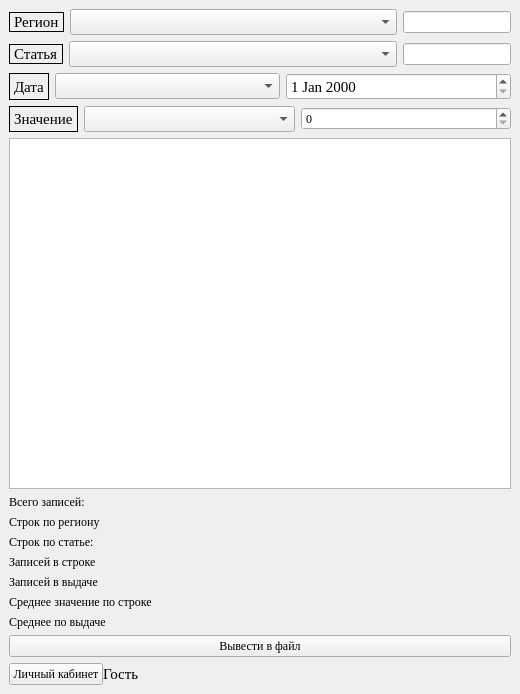
<?xml version="1.0" encoding="UTF-8"?>
<ui version="4.0">
 <class>MainWindow</class>
 <widget class="QMainWindow" name="MainWindow">
  <property name="windowModality">
   <enum>Qt::NonModal</enum>
  </property>
  <property name="geometry">
   <rect>
    <x>0</x>
    <y>0</y>
    <width>520</width>
    <height>694</height>
   </rect>
  </property>
  <property name="sizePolicy">
   <sizepolicy hsizetype="Minimum" vsizetype="Fixed">
    <horstretch>0</horstretch>
    <verstretch>0</verstretch>
   </sizepolicy>
  </property>
  <property name="font">
   <font>
    <family>Times New Roman</family>
    <pointsize>9</pointsize>
   </font>
  </property>
  <property name="contextMenuPolicy">
   <enum>Qt::DefaultContextMenu</enum>
  </property>
  <property name="acceptDrops">
   <bool>false</bool>
  </property>
  <property name="windowTitle">
   <string>Статистика</string>
  </property>
  <widget class="QWidget" name="centralwidget">
   <layout class="QVBoxLayout" name="verticalLayout">
    <item>
     <layout class="QHBoxLayout" name="horizontalLayout">
      <property name="sizeConstraint">
       <enum>QLayout::SetNoConstraint</enum>
      </property>
      <item>
       <widget class="QLabel" name="lblRegion">
        <property name="sizePolicy">
         <sizepolicy hsizetype="Maximum" vsizetype="Maximum">
          <horstretch>0</horstretch>
          <verstretch>0</verstretch>
         </sizepolicy>
        </property>
        <property name="font">
         <font>
          <family>Times New Roman</family>
          <pointsize>11</pointsize>
         </font>
        </property>
        <property name="frameShape">
         <enum>QFrame::Box</enum>
        </property>
        <property name="text">
         <string>Регион</string>
        </property>
        <property name="textFormat">
         <enum>Qt::PlainText</enum>
        </property>
       </widget>
      </item>
      <item>
       <widget class="QComboBox" name="cbRegion">
        <property name="sizePolicy">
         <sizepolicy hsizetype="Minimum" vsizetype="Preferred">
          <horstretch>0</horstretch>
          <verstretch>0</verstretch>
         </sizepolicy>
        </property>
        <property name="font">
         <font>
          <family>Times New Roman</family>
          <pointsize>11</pointsize>
         </font>
        </property>
       </widget>
      </item>
      <item>
       <widget class="QLineEdit" name="tbRegion">
        <property name="sizePolicy">
         <sizepolicy hsizetype="Maximum" vsizetype="Fixed">
          <horstretch>0</horstretch>
          <verstretch>0</verstretch>
         </sizepolicy>
        </property>
        <property name="maxLength">
         <number>32768</number>
        </property>
       </widget>
      </item>
     </layout>
    </item>
    <item>
     <layout class="QHBoxLayout" name="horizontalLayout_2">
      <item>
       <widget class="QLabel" name="lblPosition">
        <property name="sizePolicy">
         <sizepolicy hsizetype="Maximum" vsizetype="Maximum">
          <horstretch>0</horstretch>
          <verstretch>0</verstretch>
         </sizepolicy>
        </property>
        <property name="font">
         <font>
          <family>Times New Roman</family>
          <pointsize>11</pointsize>
         </font>
        </property>
        <property name="frameShape">
         <enum>QFrame::Box</enum>
        </property>
        <property name="text">
         <string>Статья</string>
        </property>
        <property name="textFormat">
         <enum>Qt::PlainText</enum>
        </property>
       </widget>
      </item>
      <item>
       <widget class="QComboBox" name="cbPosition">
        <property name="font">
         <font>
          <family>Times New Roman</family>
          <pointsize>11</pointsize>
         </font>
        </property>
       </widget>
      </item>
      <item>
       <widget class="QLineEdit" name="tbPosition">
        <property name="sizePolicy">
         <sizepolicy hsizetype="Maximum" vsizetype="Fixed">
          <horstretch>0</horstretch>
          <verstretch>0</verstretch>
         </sizepolicy>
        </property>
       </widget>
      </item>
     </layout>
    </item>
    <item>
     <layout class="QHBoxLayout" name="horizontalLayout_5">
      <item>
       <widget class="QLabel" name="lblDate">
        <property name="sizePolicy">
         <sizepolicy hsizetype="Maximum" vsizetype="Preferred">
          <horstretch>0</horstretch>
          <verstretch>0</verstretch>
         </sizepolicy>
        </property>
        <property name="font">
         <font>
          <family>Times New Roman</family>
          <pointsize>11</pointsize>
         </font>
        </property>
        <property name="frameShape">
         <enum>QFrame::Box</enum>
        </property>
        <property name="text">
         <string>Дата</string>
        </property>
       </widget>
      </item>
      <item>
       <widget class="QComboBox" name="cbDate">
        <property name="sizePolicy">
         <sizepolicy hsizetype="Preferred" vsizetype="Fixed">
          <horstretch>0</horstretch>
          <verstretch>0</verstretch>
         </sizepolicy>
        </property>
        <property name="font">
         <font>
          <family>Times New Roman</family>
          <pointsize>11</pointsize>
         </font>
        </property>
       </widget>
      </item>
      <item>
       <widget class="QDateEdit" name="dtDate">
        <property name="font">
         <font>
          <family>Times New Roman</family>
          <pointsize>11</pointsize>
         </font>
        </property>
       </widget>
      </item>
     </layout>
    </item>
    <item>
     <layout class="QHBoxLayout" name="horizontalLayout_6">
      <item>
       <widget class="QLabel" name="lblValue">
        <property name="sizePolicy">
         <sizepolicy hsizetype="Maximum" vsizetype="Preferred">
          <horstretch>0</horstretch>
          <verstretch>0</verstretch>
         </sizepolicy>
        </property>
        <property name="font">
         <font>
          <family>Times New Roman</family>
          <pointsize>11</pointsize>
         </font>
        </property>
        <property name="frameShape">
         <enum>QFrame::Box</enum>
        </property>
        <property name="text">
         <string>Значение</string>
        </property>
       </widget>
      </item>
      <item>
       <widget class="QComboBox" name="cbValue">
        <property name="sizePolicy">
         <sizepolicy hsizetype="Preferred" vsizetype="Fixed">
          <horstretch>0</horstretch>
          <verstretch>0</verstretch>
         </sizepolicy>
        </property>
        <property name="font">
         <font>
          <family>Times New Roman</family>
          <pointsize>11</pointsize>
         </font>
        </property>
       </widget>
      </item>
      <item>
       <widget class="QSpinBox" name="spValue">
        <property name="maximum">
         <number>999999999</number>
        </property>
       </widget>
      </item>
     </layout>
    </item>
    <item>
     <widget class="QTableWidget" name="tbLine">
      <property name="sizePolicy">
       <sizepolicy hsizetype="Preferred" vsizetype="Expanding">
        <horstretch>1</horstretch>
        <verstretch>1</verstretch>
       </sizepolicy>
      </property>
     </widget>
    </item>
    <item>
     <layout class="QVBoxLayout" name="verticalLayout_2">
      <item>
       <widget class="QLabel" name="lblAllRecords">
        <property name="font">
         <font>
          <family>Times New Roman</family>
          <pointsize>9</pointsize>
         </font>
        </property>
        <property name="text">
         <string>Всего записей:</string>
        </property>
       </widget>
      </item>
      <item>
       <widget class="QLabel" name="lblRegLines">
        <property name="font">
         <font>
          <family>Times New Roman</family>
          <pointsize>9</pointsize>
         </font>
        </property>
        <property name="text">
         <string>Строк по региону</string>
        </property>
       </widget>
      </item>
      <item>
       <widget class="QLabel" name="lblPosLines">
        <property name="font">
         <font>
          <family>Times New Roman</family>
         </font>
        </property>
        <property name="text">
         <string>Строк по статье:</string>
        </property>
       </widget>
      </item>
      <item>
       <widget class="QLabel" name="lblLineRecord">
        <property name="font">
         <font>
          <family>Times New Roman</family>
          <pointsize>9</pointsize>
         </font>
        </property>
        <property name="text">
         <string>Записей в строке</string>
        </property>
       </widget>
      </item>
      <item>
       <widget class="QLabel" name="lblOutput">
        <property name="font">
         <font>
          <pointsize>9</pointsize>
         </font>
        </property>
        <property name="text">
         <string>Записей в выдаче</string>
        </property>
       </widget>
      </item>
      <item>
       <widget class="QLabel" name="lblMediane">
        <property name="font">
         <font>
          <pointsize>9</pointsize>
         </font>
        </property>
        <property name="text">
         <string>Среднее значение по строке</string>
        </property>
       </widget>
      </item>
      <item>
       <widget class="QLabel" name="lblOutputMediane">
        <property name="text">
         <string>Среднее по выдаче</string>
        </property>
       </widget>
      </item>
     </layout>
    </item>
    <item>
     <widget class="QPushButton" name="btFile">
      <property name="sizePolicy">
       <sizepolicy hsizetype="Preferred" vsizetype="Fixed">
        <horstretch>0</horstretch>
        <verstretch>0</verstretch>
       </sizepolicy>
      </property>
      <property name="text">
       <string>Вывести в файл</string>
      </property>
     </widget>
    </item>
    <item>
     <layout class="QHBoxLayout" name="horizontalLayout_3">
      <property name="spacing">
       <number>0</number>
      </property>
      <property name="sizeConstraint">
       <enum>QLayout::SetMinAndMaxSize</enum>
      </property>
      <property name="rightMargin">
       <number>200</number>
      </property>
      <item>
       <widget class="QPushButton" name="btCab">
        <property name="sizePolicy">
         <sizepolicy hsizetype="Maximum" vsizetype="Fixed">
          <horstretch>0</horstretch>
          <verstretch>0</verstretch>
         </sizepolicy>
        </property>
        <property name="text">
         <string>Личный кабинет</string>
        </property>
       </widget>
      </item>
      <item>
       <widget class="QLabel" name="lblUser">
        <property name="sizePolicy">
         <sizepolicy hsizetype="Minimum" vsizetype="Preferred">
          <horstretch>0</horstretch>
          <verstretch>0</verstretch>
         </sizepolicy>
        </property>
        <property name="font">
         <font>
          <family>Times New Roman</family>
          <pointsize>11</pointsize>
         </font>
        </property>
        <property name="text">
         <string>Гость</string>
        </property>
       </widget>
      </item>
     </layout>
    </item>
   </layout>
  </widget>
 </widget>
 <resources/>
 <connections/>
</ui>
